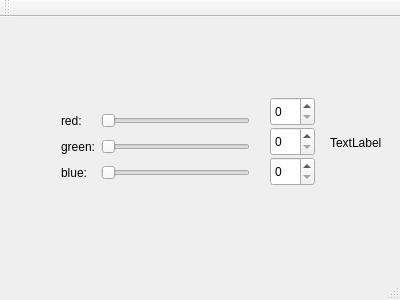
<?xml version="1.0" encoding="UTF-8"?>
<ui version="4.0">
 <class>MainWindow</class>
 <widget class="QMainWindow" name="MainWindow">
  <property name="geometry">
   <rect>
    <x>0</x>
    <y>0</y>
    <width>400</width>
    <height>300</height>
   </rect>
  </property>
  <property name="windowTitle">
   <string>MainWindow</string>
  </property>
  <widget class="QWidget" name="centralWidget">
   <widget class="QWidget" name="gridLayoutWidget">
    <property name="geometry">
     <rect>
      <x>50</x>
      <y>80</y>
      <width>211</width>
      <height>101</height>
     </rect>
    </property>
    <layout class="QGridLayout" name="gridLayout">
     <item row="1" column="1">
      <widget class="QSlider" name="horizontalSliderRed">
       <property name="orientation">
        <enum>Qt::Horizontal</enum>
       </property>
      </widget>
     </item>
     <item row="3" column="0">
      <widget class="QLabel" name="labelBlue">
       <property name="text">
        <string>blue:</string>
       </property>
      </widget>
     </item>
     <item row="1" column="0">
      <widget class="QLabel" name="labelRed">
       <property name="text">
        <string>red:</string>
       </property>
      </widget>
     </item>
     <item row="3" column="1">
      <widget class="QSlider" name="horizontalSliderBlue">
       <property name="orientation">
        <enum>Qt::Horizontal</enum>
       </property>
      </widget>
     </item>
     <item row="2" column="1">
      <widget class="QSlider" name="horizontalSliderGreen">
       <property name="orientation">
        <enum>Qt::Horizontal</enum>
       </property>
      </widget>
     </item>
     <item row="2" column="0">
      <widget class="QLabel" name="labelGreen">
       <property name="text">
        <string>green:</string>
       </property>
      </widget>
     </item>
    </layout>
   </widget>
   <widget class="QLabel" name="colorLabel">
    <property name="geometry">
     <rect>
      <x>330</x>
      <y>100</y>
      <width>62</width>
      <height>51</height>
     </rect>
    </property>
    <property name="text">
     <string>TextLabel</string>
    </property>
   </widget>
   <widget class="QSpinBox" name="spinBoxRed">
    <property name="geometry">
     <rect>
      <x>270</x>
      <y>80</y>
      <width>45</width>
      <height>29</height>
     </rect>
    </property>
   </widget>
   <widget class="QSpinBox" name="spinBoxGreen">
    <property name="geometry">
     <rect>
      <x>270</x>
      <y>110</y>
      <width>45</width>
      <height>29</height>
     </rect>
    </property>
   </widget>
   <widget class="QSpinBox" name="spinBoxBlue">
    <property name="geometry">
     <rect>
      <x>270</x>
      <y>140</y>
      <width>45</width>
      <height>29</height>
     </rect>
    </property>
   </widget>
  </widget>
  <widget class="QMenuBar" name="menuBar">
   <property name="geometry">
    <rect>
     <x>0</x>
     <y>0</y>
     <width>400</width>
     <height>25</height>
    </rect>
   </property>
  </widget>
  <widget class="QToolBar" name="mainToolBar">
   <attribute name="toolBarArea">
    <enum>TopToolBarArea</enum>
   </attribute>
   <attribute name="toolBarBreak">
    <bool>false</bool>
   </attribute>
  </widget>
  <widget class="QStatusBar" name="statusBar"/>
 </widget>
 <layoutdefault spacing="6" margin="11"/>
 <resources/>
 <connections>
  <connection>
   <sender>horizontalSliderRed</sender>
   <signal>valueChanged(int)</signal>
   <receiver>spinBoxRed</receiver>
   <slot>setValue(int)</slot>
   <hints>
    <hint type="sourcelabel">
     <x>215</x>
     <y>139</y>
    </hint>
    <hint type="destinationlabel">
     <x>288</x>
     <y>137</y>
    </hint>
   </hints>
  </connection>
  <connection>
   <sender>horizontalSliderGreen</sender>
   <signal>valueChanged(int)</signal>
   <receiver>spinBoxGreen</receiver>
   <slot>setValue(int)</slot>
   <hints>
    <hint type="sourcelabel">
     <x>185</x>
     <y>168</y>
    </hint>
    <hint type="destinationlabel">
     <x>293</x>
     <y>168</y>
    </hint>
   </hints>
  </connection>
  <connection>
   <sender>horizontalSliderBlue</sender>
   <signal>valueChanged(int)</signal>
   <receiver>spinBoxBlue</receiver>
   <slot>setValue(int)</slot>
   <hints>
    <hint type="sourcelabel">
     <x>226</x>
     <y>202</y>
    </hint>
    <hint type="destinationlabel">
     <x>297</x>
     <y>198</y>
    </hint>
   </hints>
  </connection>
  <connection>
   <sender>spinBoxRed</sender>
   <signal>valueChanged(int)</signal>
   <receiver>horizontalSliderRed</receiver>
   <slot>setValue(int)</slot>
   <hints>
    <hint type="sourcelabel">
     <x>293</x>
     <y>139</y>
    </hint>
    <hint type="destinationlabel">
     <x>162</x>
     <y>142</y>
    </hint>
   </hints>
  </connection>
  <connection>
   <sender>spinBoxGreen</sender>
   <signal>valueChanged(int)</signal>
   <receiver>horizontalSliderGreen</receiver>
   <slot>setValue(int)</slot>
   <hints>
    <hint type="sourcelabel">
     <x>275</x>
     <y>170</y>
    </hint>
    <hint type="destinationlabel">
     <x>217</x>
     <y>175</y>
    </hint>
   </hints>
  </connection>
  <connection>
   <sender>spinBoxBlue</sender>
   <signal>valueChanged(int)</signal>
   <receiver>horizontalSliderBlue</receiver>
   <slot>setValue(int)</slot>
   <hints>
    <hint type="sourcelabel">
     <x>291</x>
     <y>203</y>
    </hint>
    <hint type="destinationlabel">
     <x>221</x>
     <y>205</y>
    </hint>
   </hints>
  </connection>
 </connections>
</ui>
